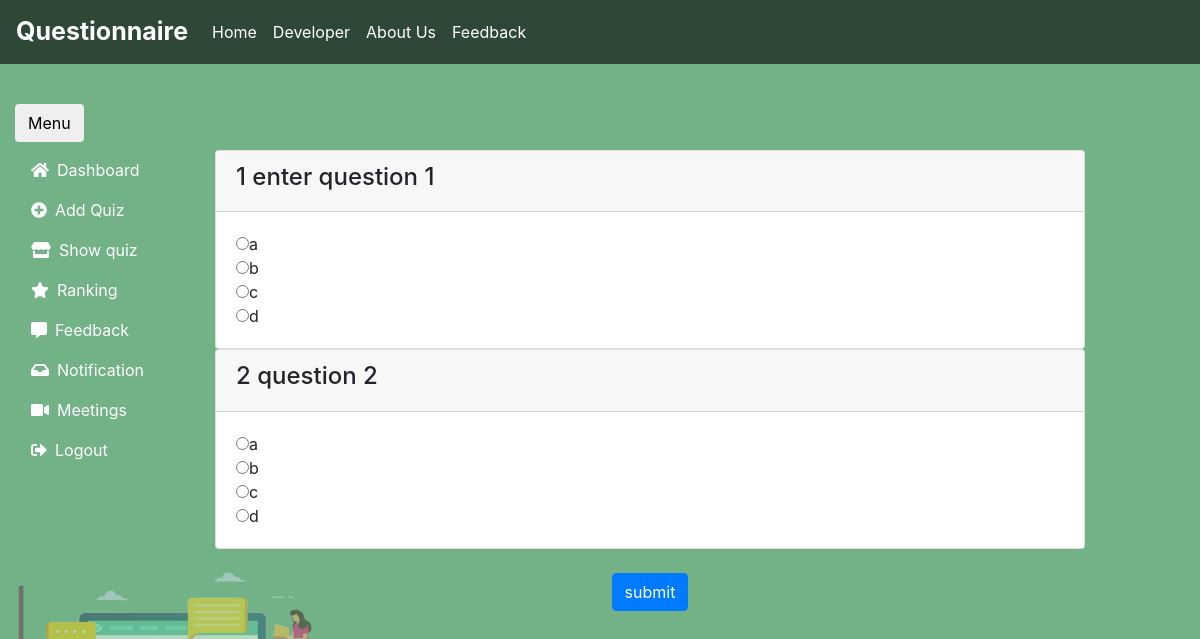
Screenshot of /admin/quizquestion.php?q=quizquestion.php&eid=5eef859fb108a &total=2 (signed in) with the database file from the repository.
### tables this page shows
CREATE TABLE `question` (
  `eid` text NOT NULL,
  `id` text NOT NULL,
  `qns` text NOT NULL
);

CREATE TABLE `options` (
  `optionid` text NOT NULL,
  `id` text NOT NULL,
  `optn` varchar(5000) NOT NULL
);

### admin/quizquestion.php (the view, shortened to what this page needs)
<?php
include('includes/header.php');
include('../dbcon.php');
 echo' <div class="col-sm-9 col-md-9" id="gob">';
if($_GET['q']=='quizquestion.php')
{
    $eid=$_REQUEST['eid'];
    $sql=mysqli_query($conn,"select * from question where eid='$eid'");
    $c=1;
     while($row=mysqli_fetch_array($sql))
     {
         $qns=$row['qns'];
         $qid=$row['id'];
         echo' <form action="result.php?qid='.$qid.'&eid='.$eid.'" method="POST">';
         echo '<div class="card">
             <div class="card-header">
                 <h4>'.$c++. ' '.$qns.'</h4>
                 </div>
                 <div class="card-body">';
                  $sq=mysqli_query($conn,"select * from options where id='$qid'");
                  while($row1=mysqli_fetch_array($sq))
                  {
                    $option=$row1['optn'];
                    $optionid=$row1['optionid'];
                    echo ' <input type="radio" name="uid['.$c.']" value="'.$optionid.'">'.$option.'<br>';
                  }
                 echo'</div>
         </div>';
     }
     echo' </br><button type="submit" name="result" class="btn btn-primary m-auto d-block">submit</button>
   </form> ';
}
?>
</div>
<?php
include('includes/footer.php')
?>

### css/design.css (style rules this page uses)
body { background-color: #73B287; background-repeat: no-repeat; background-attachment: fixed; background-size: 100% 100%; }

### admin/includes/header.php (style rules this page uses)
@media only screen and (min-width: 1080px) { body { background-image: url("../image/web.jpg"); } }

### rows the page displays
question: qns "enter question 1"
options: optn "a"
options: optn "b"
options: optn "c"
options: optn "d"
question: qns "question 2"
options: optn "a"
options: optn "b"
options: optn "c"
options: optn "d"
